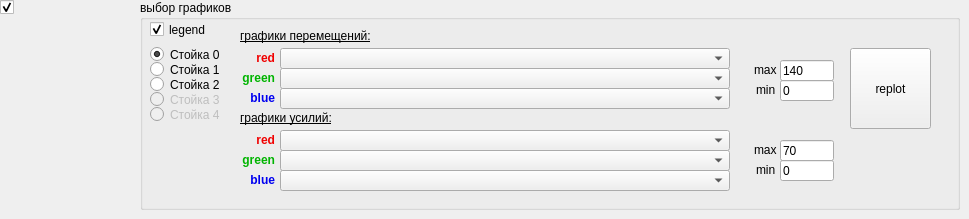
          <widget class="QCustomPlot" name="plot_shassi">
           <attribute name="title">
            <string>   Gear   </string>
           </attribute>
           <widget class="QGroupBox" name="plotbox_s">
            <property name="geometry">
             <rect>
              <x>140</x>
              <y>0</y>
              <width>820</width>
              <height>210</height>
             </rect>
            </property>
            <property name="title">
             <string>выбор графиков</string>
            </property>
            <widget class="QRadioButton" name="ButtonSt4">
             <property name="enabled">
              <bool>false</bool>
             </property>
             <property name="geometry">
              <rect>
               <x>10</x>
               <y>105</y>
               <width>84</width>
               <height>19</height>
              </rect>
             </property>
             <property name="text">
              <string>Стойка 4</string>
             </property>
             <attribute name="buttonGroup">
              <string notr="true">buttonGroupSt</string>
             </attribute>
            </widget>
            <widget class="QRadioButton" name="ButtonSt0">
             <property name="geometry">
              <rect>
               <x>10</x>
               <y>45</y>
               <width>84</width>
               <height>19</height>
              </rect>
             </property>
             <property name="text">
              <string>Стойка 0</string>
             </property>
             <property name="checked">
              <bool>true</bool>
             </property>
             <attribute name="buttonGroup">
              <string notr="true">buttonGroupSt</string>
             </attribute>
            </widget>
            <widget class="QRadioButton" name="ButtonSt3">
             <property name="enabled">
              <bool>false</bool>
             </property>
             <property name="geometry">
              <rect>
               <x>10</x>
               <y>90</y>
               <width>84</width>
               <height>19</height>
              </rect>
             </property>
             <property name="text">
              <string>Стойка 3</string>
             </property>
             <attribute name="buttonGroup">
              <string notr="true">buttonGroupSt</string>
             </attribute>
            </widget>
            <widget class="QRadioButton" name="ButtonSt2">
             <property name="geometry">
              <rect>
               <x>10</x>
               <y>75</y>
               <width>84</width>
               <height>19</height>
              </rect>
             </property>
             <property name="text">
              <string>Стойка 2</string>
             </property>
             <attribute name="buttonGroup">
              <string notr="true">buttonGroupSt</string>
             </attribute>
            </widget>
            <widget class="QRadioButton" name="ButtonSt1">
             <property name="geometry">
              <rect>
               <x>10</x>
               <y>60</y>
               <width>84</width>
               <height>19</height>
              </rect>
             </property>
             <property name="text">
              <string>Стойка 1</string>
             </property>
             <attribute name="buttonGroup">
              <string notr="true">buttonGroupSt</string>
             </attribute>
            </widget>
            <widget class="QCheckBox" name="checklabel1">
             <property name="geometry">
              <rect>
               <x>10</x>
               <y>20</y>
               <width>57</width>
               <height>19</height>
              </rect>
             </property>
             <property name="text">
              <string>legend</string>
             </property>
             <property name="checked">
              <bool>true</bool>
             </property>
            </widget>
            <widget class="QPushButton" name="Button_replot_shassi">
             <property name="geometry">
              <rect>
               <x>710</x>
               <y>48</y>
               <width>81</width>
               <height>81</height>
              </rect>
             </property>
             <property name="text">
              <string>replot</string>
             </property>
            </widget>
            <widget class="QLabel" name="label_red">
             <property name="enabled">
              <bool>true</bool>
             </property>
             <property name="geometry">
              <rect>
               <x>100</x>
               <y>50</y>
               <width>35</width>
               <height>16</height>
              </rect>
             </property>
             <property name="font">
              <font>
               <weight>75</weight>
               <bold>true</bold>
               <underline>false</underline>
              </font>
             </property>
             <property name="layoutDirection">
              <enum>Qt::LeftToRight</enum>
             </property>
             <property name="styleSheet">
              <string notr="true">color: rgb(240, 0, 0);</string>
             </property>
             <property name="text">
              <string>red</string>
             </property>
             <property name="alignment">
              <set>Qt::AlignRight|Qt::AlignTrailing|Qt::AlignVCenter</set>
             </property>
            </widget>
            <widget class="QComboBox" name="combo_sh_red">
             <property name="geometry">
              <rect>
               <x>140</x>
               <y>48</y>
               <width>450</width>
               <height>21</height>
              </rect>
             </property>
             <property name="font">
              <font>
               <family>Consolas</family>
               <pointsize>9</pointsize>
               <stylestrategy>PreferAntialias</stylestrategy>
              </font>
             </property>
             <property name="maxVisibleItems">
              <number>50</number>
             </property>
            </widget>
            <widget class="QComboBox" name="combo_sh_green">
             <property name="enabled">
              <bool>true</bool>
             </property>
             <property name="geometry">
              <rect>
               <x>140</x>
               <y>68</y>
               <width>450</width>
               <height>21</height>
              </rect>
             </property>
             <property name="font">
              <font>
               <family>Consolas</family>
               <pointsize>9</pointsize>
               <stylestrategy>PreferAntialias</stylestrategy>
              </font>
             </property>
             <property name="maxVisibleItems">
              <number>50</number>
             </property>
            </widget>
            <widget class="QComboBox" name="combo_sh_blue">
             <property name="enabled">
              <bool>true</bool>
             </property>
             <property name="geometry">
              <rect>
               <x>140</x>
               <y>88</y>
               <width>450</width>
               <height>21</height>
              </rect>
             </property>
             <property name="font">
              <font>
               <family>Consolas</family>
               <pointsize>9</pointsize>
               <stylestrategy>PreferAntialias</stylestrategy>
              </font>
             </property>
             <property name="maxVisibleItems">
              <number>50</number>
             </property>
            </widget>
            <widget class="QLabel" name="label_11">
             <property name="enabled">
              <bool>true</bool>
             </property>
             <property name="geometry">
              <rect>
               <x>100</x>
               <y>70</y>
               <width>35</width>
               <height>16</height>
              </rect>
             </property>
             <property name="font">
              <font>
               <weight>75</weight>
               <bold>true</bold>
              </font>
             </property>
             <property name="layoutDirection">
              <enum>Qt::LeftToRight</enum>
             </property>
             <property name="styleSheet">
              <string notr="true">color: rgb(0, 180, 0);</string>
             </property>
             <property name="text">
              <string>green</string>
             </property>
             <property name="alignment">
              <set>Qt::AlignRight|Qt::AlignTrailing|Qt::AlignVCenter</set>
             </property>
            </widget>
            <widget class="QLabel" name="label_12">
             <property name="enabled">
              <bool>true</bool>
             </property>
             <property name="geometry">
              <rect>
               <x>100</x>
               <y>90</y>
               <width>35</width>
               <height>16</height>
              </rect>
             </property>
             <property name="font">
              <font>
               <weight>75</weight>
               <bold>true</bold>
              </font>
             </property>
             <property name="layoutDirection">
              <enum>Qt::LeftToRight</enum>
             </property>
             <property name="styleSheet">
              <string notr="true">color: rgb(0, 0, 240);</string>
             </property>
             <property name="text">
              <string>blue</string>
             </property>
             <property name="alignment">
              <set>Qt::AlignRight|Qt::AlignTrailing|Qt::AlignVCenter</set>
             </property>
            </widget>
            <widget class="QLabel" name="label_red_3">
             <property name="enabled">
              <bool>true</bool>
             </property>
             <property name="geometry">
              <rect>
               <x>100</x>
               <y>132</y>
               <width>35</width>
               <height>16</height>
              </rect>
             </property>
             <property name="font">
              <font>
               <weight>75</weight>
               <bold>true</bold>
               <underline>false</underline>
              </font>
             </property>
             <property name="layoutDirection">
              <enum>Qt::LeftToRight</enum>
             </property>
             <property name="styleSheet">
              <string notr="true">color: rgb(240, 0, 0);</string>
             </property>
             <property name="text">
              <string>red</string>
             </property>
             <property name="alignment">
              <set>Qt::AlignRight|Qt::AlignTrailing|Qt::AlignVCenter</set>
             </property>
            </widget>
            <widget class="QLabel" name="label_15">
             <property name="enabled">
              <bool>true</bool>
             </property>
             <property name="geometry">
              <rect>
               <x>100</x>
               <y>152</y>
               <width>35</width>
               <height>16</height>
              </rect>
             </property>
             <property name="font">
              <font>
               <weight>75</weight>
               <bold>true</bold>
              </font>
             </property>
             <property name="layoutDirection">
              <enum>Qt::LeftToRight</enum>
             </property>
             <property name="styleSheet">
              <string notr="true">color: rgb(0, 180, 0);</string>
             </property>
             <property name="text">
              <string>green</string>
             </property>
             <property name="alignment">
              <set>Qt::AlignRight|Qt::AlignTrailing|Qt::AlignVCenter</set>
             </property>
            </widget>
            <widget class="QLabel" name="label_16">
             <property name="enabled">
              <bool>true</bool>
             </property>
             <property name="geometry">
              <rect>
               <x>100</x>
               <y>172</y>
               <width>35</width>
               <height>16</height>
              </rect>
             </property>
             <property name="font">
              <font>
               <weight>75</weight>
               <bold>true</bold>
              </font>
             </property>
             <property name="layoutDirection">
              <enum>Qt::LeftToRight</enum>
             </property>
             <property name="styleSheet">
              <string notr="true">color: rgb(0, 0, 240);</string>
             </property>
             <property name="text">
              <string>blue</string>
             </property>
             <property name="alignment">
              <set>Qt::AlignRight|Qt::AlignTrailing|Qt::AlignVCenter</set>
             </property>
            </widget>
            <widget class="QComboBox" name="combo_sP_blue">
             <property name="enabled">
              <bool>true</bool>
             </property>
             <property name="geometry">
              <rect>
               <x>140</x>
               <y>170</y>
               <width>450</width>
               <height>21</height>
              </rect>
             </property>
             <property name="font">
              <font>
               <family>Consolas</family>
               <pointsize>9</pointsize>
               <stylestrategy>PreferAntialias</stylestrategy>
              </font>
             </property>
             <property name="maxVisibleItems">
              <number>50</number>
             </property>
            </widget>
            <widget class="QComboBox" name="combo_sP_red">
             <property name="geometry">
              <rect>
               <x>140</x>
               <y>130</y>
               <width>450</width>
               <height>21</height>
              </rect>
             </property>
             <property name="font">
              <font>
               <family>Consolas</family>
               <pointsize>9</pointsize>
               <stylestrategy>PreferAntialias</stylestrategy>
              </font>
             </property>
             <property name="maxVisibleItems">
              <number>50</number>
             </property>
            </widget>
            <widget class="QComboBox" name="combo_sP_green">
             <property name="enabled">
              <bool>true</bool>
             </property>
             <property name="geometry">
              <rect>
               <x>140</x>
               <y>150</y>
               <width>450</width>
               <height>21</height>
              </rect>
             </property>
             <property name="font">
              <font>
               <family>Consolas</family>
               <pointsize>9</pointsize>
               <stylestrategy>PreferAntialias</stylestrategy>
              </font>
             </property>
             <property name="maxVisibleItems">
              <number>50</number>
             </property>
            </widget>
            <widget class="QLabel" name="label_9">
             <property name="geometry">
              <rect>
               <x>100</x>
               <y>28</y>
               <width>131</width>
               <height>16</height>
              </rect>
             </property>
             <property name="font">
              <font>
               <underline>true</underline>
              </font>
             </property>
             <property name="text">
              <string>графики перемещений:</string>
             </property>
            </widget>
            <widget class="QLabel" name="label_17">
             <property name="geometry">
              <rect>
               <x>100</x>
               <y>110</y>
               <width>91</width>
               <height>16</height>
              </rect>
             </property>
             <property name="font">
              <font>
               <underline>true</underline>
              </font>
             </property>
             <property name="text">
              <string>графики усилий:</string>
             </property>
            </widget>
            <widget class="QLineEdit" name="Edit_sh_max">
             <property name="geometry">
              <rect>
               <x>640</x>
               <y>60</y>
               <width>54</width>
               <height>21</height>
              </rect>
             </property>
             <property name="text">
              <string>140</string>
             </property>
            </widget>
            <widget class="QLabel" name="label_18">
             <property name="geometry">
              <rect>
               <x>614</x>
               <y>62</y>
               <width>31</width>
               <height>16</height>
              </rect>
             </property>
             <property name="text">
              <string>max</string>
             </property>
            </widget>
            <widget class="QLabel" name="label_19">
             <property name="geometry">
              <rect>
               <x>616</x>
               <y>82</y>
               <width>31</width>
               <height>16</height>
              </rect>
             </property>
             <property name="text">
              <string>min</string>
             </property>
            </widget>
            <widget class="QLineEdit" name="Edit_sh_min">
             <property name="geometry">
              <rect>
               <x>640</x>
               <y>80</y>
               <width>54</width>
               <height>21</height>
              </rect>
             </property>
             <property name="text">
              <string>0</string>
             </property>
            </widget>
            <widget class="QLabel" name="label_20">
             <property name="geometry">
              <rect>
               <x>614</x>
               <y>142</y>
               <width>31</width>
               <height>16</height>
              </rect>
             </property>
             <property name="text">
              <string>max</string>
             </property>
            </widget>
            <widget class="QLineEdit" name="Edit_sP_max">
             <property name="geometry">
              <rect>
               <x>640</x>
               <y>140</y>
               <width>54</width>
               <height>21</height>
              </rect>
             </property>
             <property name="text">
              <string>70</string>
             </property>
            </widget>
            <widget class="QLabel" name="label_21">
             <property name="geometry">
              <rect>
               <x>616</x>
               <y>162</y>
               <width>31</width>
               <height>16</height>
              </rect>
             </property>
             <property name="text">
              <string>min</string>
             </property>
            </widget>
            <widget class="QLineEdit" name="Edit_sP_min">
             <property name="geometry">
              <rect>
               <x>640</x>
               <y>160</y>
               <width>54</width>
               <height>21</height>
              </rect>
             </property>
             <property name="text">
              <string>0</string>
             </property>
            </widget>
           </widget>
           <widget class="QCheckBox" name="checkBox_s">
            <property name="geometry">
             <rect>
              <x>0</x>
              <y>-3</y>
              <width>20</width>
              <height>20</height>
             </rect>
            </property>
            <property name="text">
             <string/>
            </property>
            <property name="checked">
             <bool>true</bool>
            </property>
           </widget>
           <zorder>checkBox_s</zorder>
           <zorder>plotbox_s</zorder>
          </widget>
